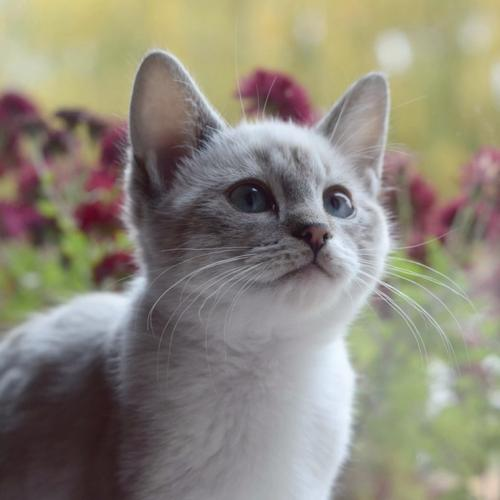
#> input picture picture/cat.jpeg, 500 x 500 px
$ jupyter execute --allow-errors test.ipynb
#> lines starting #> are read from the running program, lines starting #| are printed output that depends on the picture
[cell 1]
import cv2
import numpy as np

### 打开关闭窗口

[cell 2]
#创建窗口
cv2.namedWindow('windows',cv2.WINDOW_NORMAL)
#修改窗口大小
cv2.resizeWindow('windows',800,600)
#展示名字为window的窗口
cv2.imshow('windows',0)
#等待按键输入，最多delay 5000ms
key = cv2.waitKey(0)
#> (key q is pressed here)
#key 是int型，最少是16位，但是ascii码是8位
if key & 0xFF == ord('q'):
    print("exit")
    cv2.destroyAllWindows()

### 读取图片并打开

[cell 3]
def cv_show(name,img):
    cv2.imshow(name,img)
    key = cv2.waitKey(0)
    if key == ord('q'):
        cv2.destroyAllWindows()

#读相对目录下的某个照片
cat = cv2.imread('./picture/cat.jpeg')
#> cat is the input picture: shape (500, 500, 3); mean B, G, R 122.6, 136.4, 141.7

#窗口打开图片
cv_show('cat',cat)
#> (key q is pressed here)

### 保存图片

[cell 4]
def cv_catch(num,name):
    str_num = str(num)
    catalog = f"""./picture/{str_num}.png"""
    print("save in"+catalog)
    cv2.imwrite(catalog,name)

[cell 5]
cv2.imshow('cat',cat)
num = 0
while True:
    key = cv2.waitKey(0)
#> (key q is pressed here)
    #每次按下's'键后，保存图片并num+1
    if key == ord('s'):
        cv_catch(num,cat)
        num += 1
    #每次按下'q'键后，退出所有窗口
    elif key == ord('q'):
        num = 0
        cv2.destroyAllWindows()
        break

### 视频采集

[cell 6]
#打开目录的指定视频

cv2.namedWindow('video',cv2.WINDOW_NORMAL)


#打开摄像头
#cap = cv2.VideoCapture(0)
#cv2.resizeWindow('video',640,480)

#打开视频
cap = cv2.VideoCapture('./video/koen.mp4')
cv2.resizeWindow('video',720,1280)

#循环读每一帧
while True:
    #读一帧，返回标记
    ret, frame = cap.read()
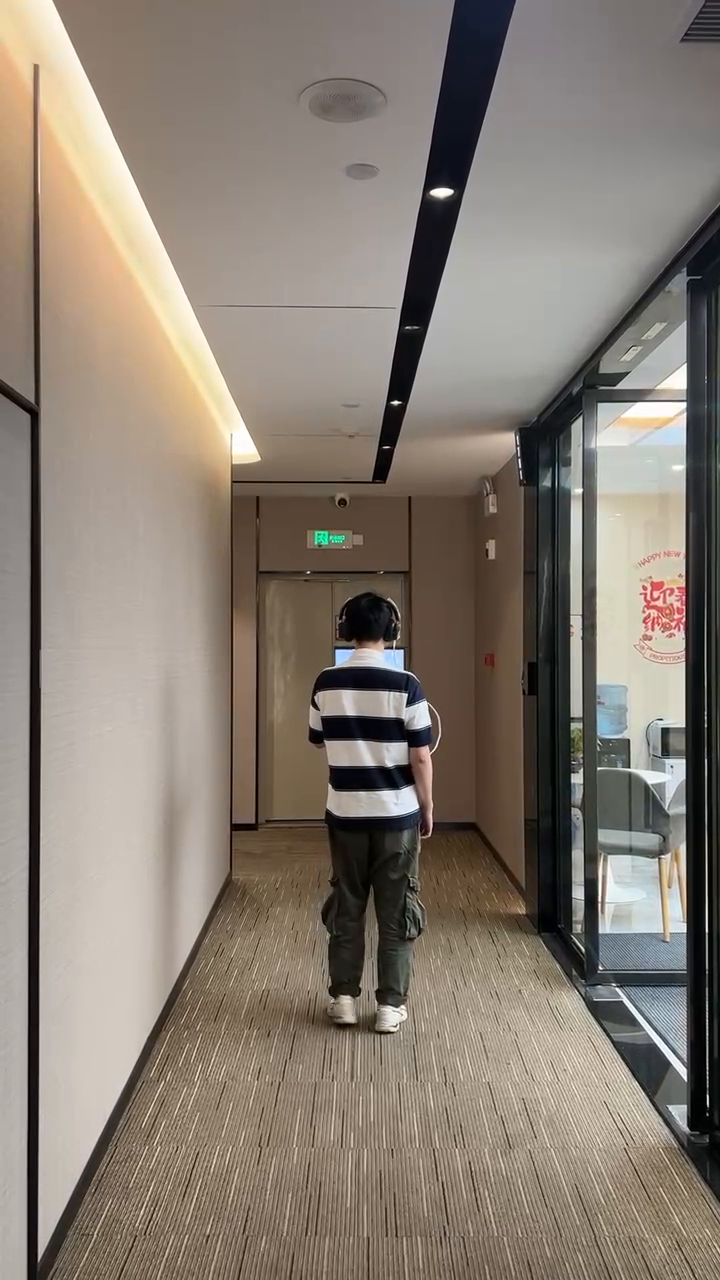
#> input picture frame 45 of video/koen.mp4, 720 x 1280 px
#> frame is the input picture: shape (1280, 720, 3); mean B, G, R 115.2, 125.8, 136
    #根据ret判断
    if not ret:
        break
    #显示数据
    cv2.imshow('video',frame)

    #隔100ms检测一下
    key = cv2.waitKey(16)
#> (key q is pressed here)
    if key == ord('q'):
        cv2.destroyAllWindows()
        break
    cap.release

### 识别视频中的人脸

[cell 7]
def detector_class(frame,Classifier):
    #得到灰阶图
    gray = cv2.cvtColor(frame, code=cv2.COLOR_BGR2GRAY)
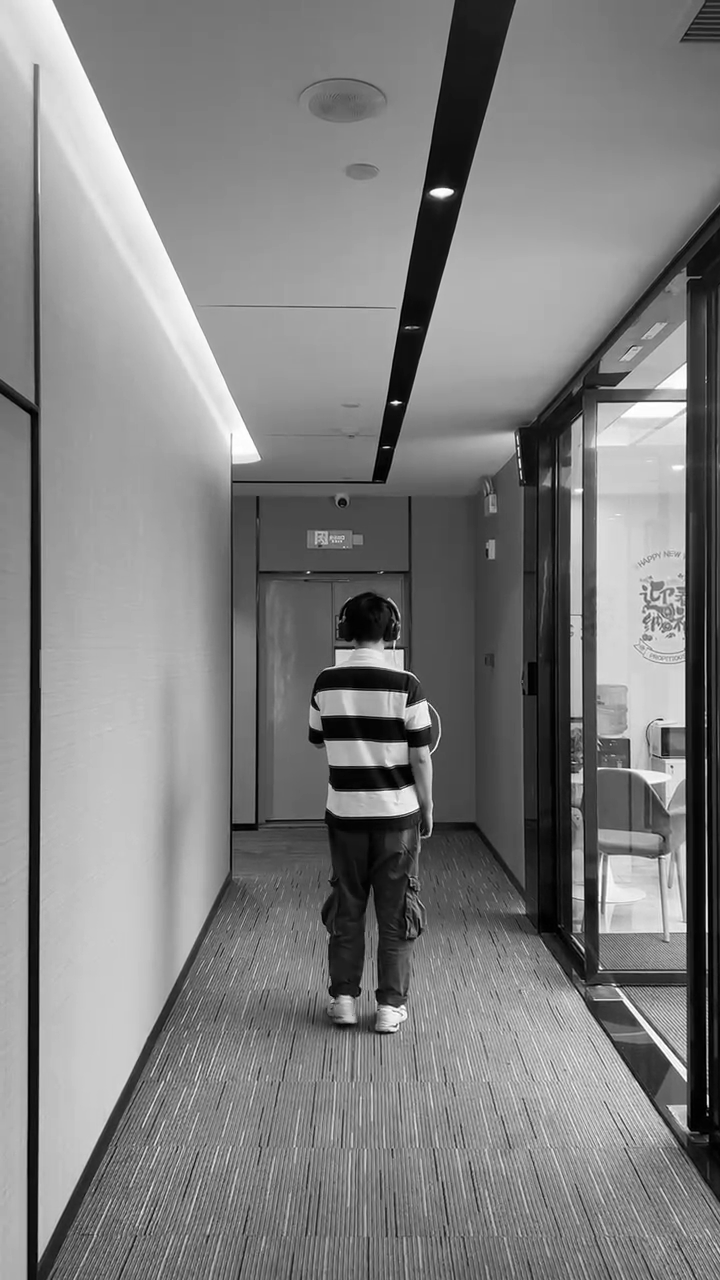
#> gray: shape (1280, 720); min 0, max 255, mean 127.7

    #检测特征物
    detector_frame = Classifier.detectMultiScale(gray,
                                                 scaleFactor = 1.1,
                                                 minNeighbors = 10)
#> detector_frame = ()
    #在原始画面红框圈出特征物
    for x,y,h,w in detector_frame:
        cv2.rectangle(frame,
                    pt1 = (x,y),
                    pt2=(x+w,y+h),
                    color=[0,0,255],thickness=2
                    )
#> this loop made 0 passes

[cell 8]
cap = cv2.VideoCapture(0)
cv2.namedWindow('video',cv2.WINDOW_NORMAL)
cv2.resizeWindow('video',640,480)
#导入特征文件
face_detector = cv2.CascadeClassifier('./classfile/opencv_xml/haarcascade_frontalface_alt.xml')
num = 0
while True:
    #ret为是否读取标志位
    ret,frame = cap.read()
    #r如果读不到，则退出和释放
    if not ret:
        break
    #圈出识别物
    detector_class(frame,face_detector)
    cv2.imshow('video',frame)
    #根据帧数取整设置延时
    key = cv2.waitKey(1000//60)
#> (key q is pressed here)
